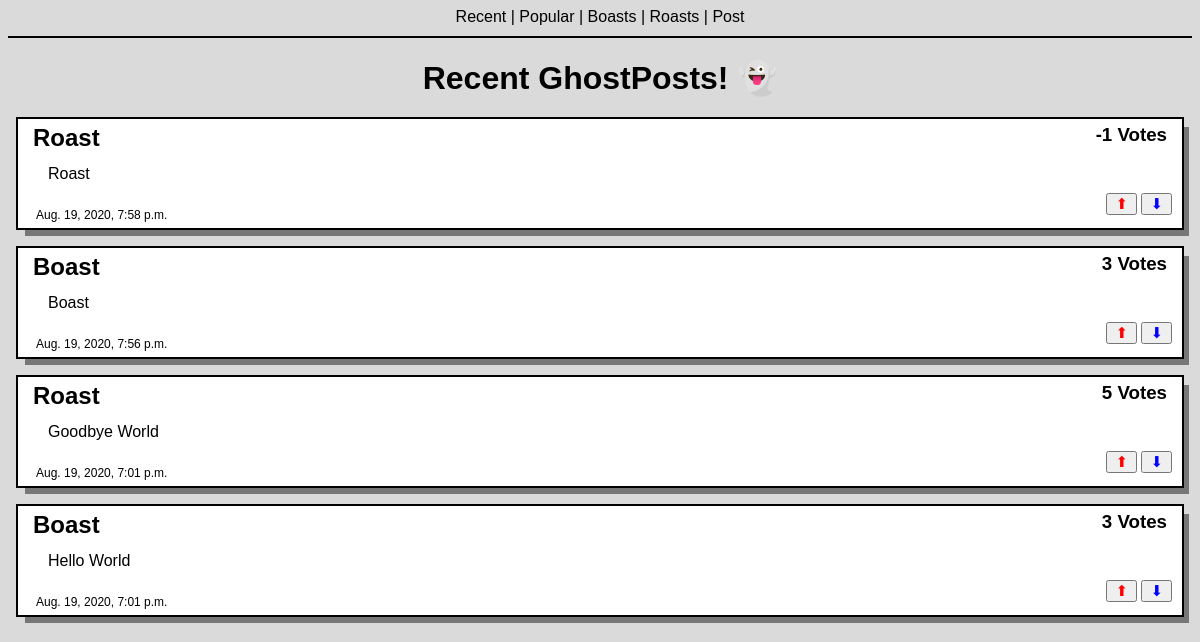
The page / on the database its author committed.
### ghostpost_app/models.py (models this page shows)
class BoastRoast(models.Model):
    boast_or_roast = ((True, "Boast"), (False, "Roast"))
    choices = models.BooleanField(choices=boast_or_roast, default=True)
    user_post = models.CharField(max_length=280, default="")
    timeposted = models.DateTimeField(default=timezone.now)
    upvotes = models.IntegerField(default=0)
    downvotes = models.IntegerField(default=0)
    @property
    def totalvotes(self):
        return self.upvotes - self.downvotes

### ghostpost_app/views.py (the view)
# urls.py: path("", views.index_view, name="homepage"),
def index_view(request):
    ghostpost = models.BoastRoast.objects.all().order_by("-timeposted")
    return render(
        request,
        "index.html",
        {"headline": "Recent GhostPosts!", "ghostpost": ghostpost},
    )

### templates/index.html (shortened to what this page needs)
<!DOCTYPE html>
<html lang="en">
    <head>
        {% load static %}
        <link rel="stylesheet" href="{% static 'css/styles.css' %}" />
    </head>
    <body>
        <div id="nav">
            <a id="links" href="/">Recent</a> |
            <a id="links" href="/sortbyvotes/">Popular</a> |
            <a id="links" href="/boasts/">Boasts</a> |
            <a id="links" href="/roasts/">Roasts</a> |
            <a id="links" href="/create_post/">Post</a>
        </div>
        <h1 id="headline">{{ headline }} &#128123;</h1>
        {% for posts in ghostpost %}
        <div id="card">
            {% if posts.choices %}
            <h2 id="boast-or-roast">Boast</h2>
            {%else%}
            <h2 id="boast-or-roast">Roast</h2>
            {% endif %}
            <h3 id="vote-count">
                {{ posts.totalvotes }} Votes
            </h3>
            <br />
            <br />
            <div id="post">{{ posts.user_post }}</div>
            <div id="bottom-elements">
                <div id="date">
                    {{ posts.timeposted }}
                </div>
                <div id="vote-buttons">
                    <button id="upvote">
                        <a id="icon" href="/upvotes/{{posts.id}}">&#11014;</a>
                    </button>
                    <button id="downvote">
                        <a id="icon" href="/downvotes/{{posts.id}}">&#11015;</a>
                    </button>
                </div>
            </div>
        </div>
        {% endfor %}
    </body>
</html>

### static/css/styles.css (style rules this page uses)
body { font-family: arial; background-color: #dadada; }
#nav { border-bottom: 2px solid #000000; align-content: space-around; padding-bottom: 10px; text-align: center; }
#links { color: #000000; text-decoration: none; }
#headline { text-align: center; padding-left: 10px; padding-right: 10px; }
#card { outline: 2px solid #000000; padding-left: 10px; padding-right: 10px; padding-bottom: 10px; margin: 10px; margin-bottom: 20px; box-shadow: 7px 8px #777777; background-color: #ffffff; }
#boast-or-roast { text-align: left; float: left; margin: 5px; }
#vote-count { text-align: right; float: right; margin: 5px; }
#post { margin-top: 10px; margin-right: 20px; margin-bottom: 10px; margin-left: 20px; }
#bottom-elements { padding-bottom: 25px; }
#date { font-size: 12px; text-align: left; float: left; margin-top: 15px; padding-left: 8px; }
#vote-buttons { text-align: right; float: right; }
#upvote { font-size: 15px; color: transparent; text-shadow: 0 0 0 #ff0000; padding: 0px; }
#downvote { font-size: 15px; color: transparent; text-shadow: 0 0 0 #0000ff; padding: 0px; }
#icon { color: inherit; text-decoration: none; padding: 3px 7px; }

### rows shown on the page
BoastRoast: choices "Roast", totalvotes "-1", user_post "Roast", timeposted "Aug. 19, 2020, 7:58 p.m."
BoastRoast: choices "Boast", totalvotes "3", user_post "Boast", timeposted "Aug. 19, 2020, 7:56 p.m."
BoastRoast: choices "Roast", totalvotes "5", user_post "Goodbye World", timeposted "Aug. 19, 2020, 7:01 p.m."
BoastRoast: choices "Boast", totalvotes "3", user_post "Hello World", timeposted "Aug. 19, 2020, 7:01 p.m."

### other values the page prints
{{ headline }} "Recent GhostPosts!"
